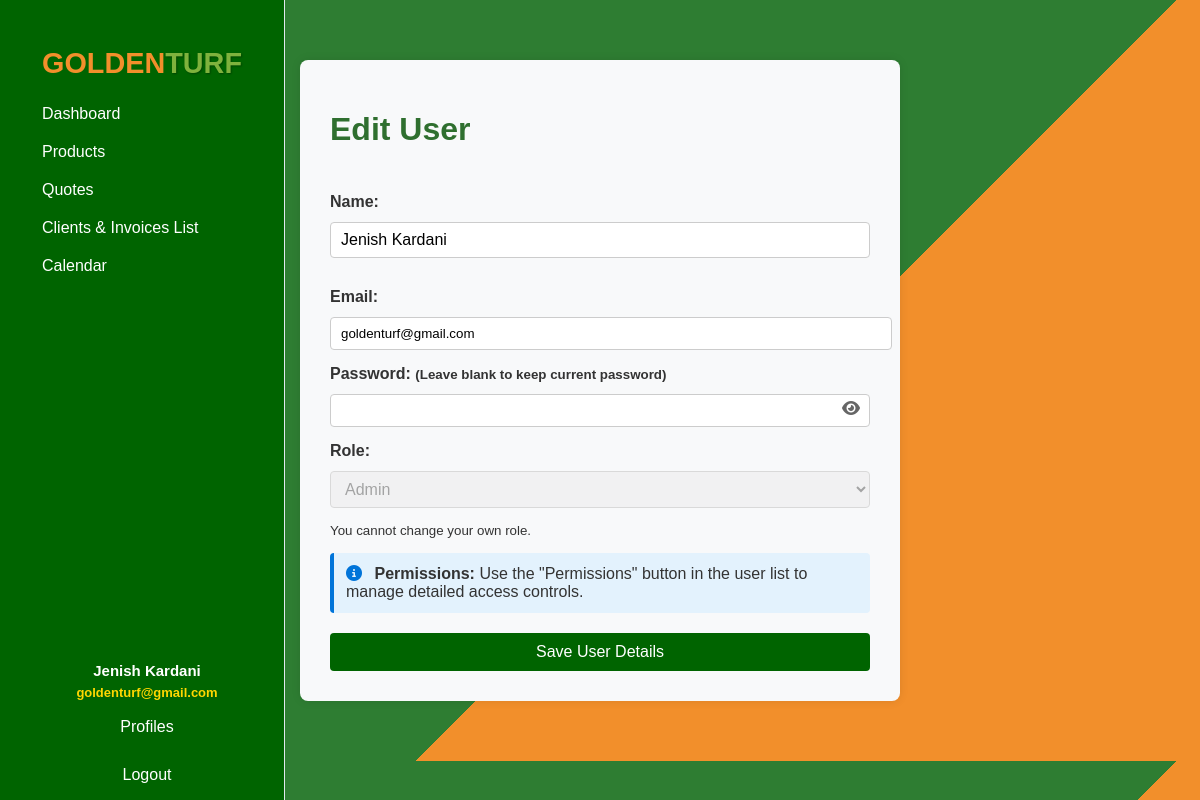
The app's page /edit_user/1 (signed in) with its own data.
### tables this page shows
CREATE TABLE "users" (
                id INTEGER PRIMARY KEY AUTOINCREMENT,
                name TEXT NOT NULL,
                email TEXT NOT NULL UNIQUE,
                password_hash BLOB,
                reset_token TEXT,
                token_expiry TEXT,
                role TEXT DEFAULT 'user',
                verification_code TEXT,
                permissions TEXT DEFAULT 'dashboard'
            );

### app.py (the view, shortened to what this page needs)
@app.route('/edit_user/<int:user_id>', methods=['GET', 'POST'])
def edit_user(user_id):
    if 'user_id' not in session: return redirect(url_for('login'))
    if not has_permission('profiles'): return render_template('access_restricted.html')
    user = db_exec('SELECT id, name, email, role FROM users WHERE id = ?', (user_id,), 'one')
    if not user: flash('User not found'); return redirect(url_for('profiles'))
    return render_template('edit_user.html', user=user)

### app.py (called while the page is built)
def db_exec(query, params=(), fetch=None):
    conn = sqlite3.connect('users.db')
    c = conn.cursor()
    c.execute(query, params)
    if fetch == 'one': result = c.fetchone()
    elif fetch == 'all': result = c.fetchall()
    else: result = None
    conn.commit()
    conn.close()
    return result

def has_permission(module):
    if 'user_id' not in session: return False
    if session['user_id'] == 1:
        return True
    user = db_exec('SELECT permissions FROM users WHERE id = ?', (session['user_id'],), 'one')
    return user and module in (user[0] or '').split(',')

### templates/edit_user.html (shortened to what this page needs)
<!DOCTYPE html>
<html lang="en">
<head>
    <link rel="stylesheet" href="{{ url_for('static', filename='dashboard.css') }}" />
    <link rel="stylesheet" href="{{ url_for('static', filename='invoice.css') }}" />
    <link rel="stylesheet" href="https://cdnjs.cloudflare.com/ajax/libs/font-awesome/6.4.0/css/all.min.css" />
</head>
<body>
    {% include '_sidebar.html' %}
    <div class="container">
        <h1>Edit User</h1>
        <form method="POST" action="{{ url_for('edit_user', user_id=user[0]) }}">
            <label for="name">Name:</label>
            <input type="text" id="name" name="name" value="{{ user[1] }}" required />
            <label for="email">Email:</label>
            <input type="email" id="email" name="email" value="{{ user[2] }}" required />
            <label for="password">Password: <small>(Leave blank to keep current password)</small></label>
            <div class="password-container">
                <input type="password" id="password" name="password" />
                <i class="fa fa-eye toggle-password" id="togglePassword" title="Show/Hide Password"></i>
            </div>
            <label for="role">Role:</label>
            {% set is_id1 = user[0] == 1 %}
            {% set only_one_admin = user[3] == 'admin' and session['only_one_admin'] %}
            <select id="role" name="role" required {% if user[0] == session['user_id'] or only_one_admin or is_id1 %}disabled{% endif %}>
                <option value="admin" {% if user[3] == 'admin' %}selected{% endif %}>Admin</option>
            </select>
            {% if user[0] == session['user_id'] %}
            <small>You cannot change your own role.</small>
            {% elif is_id1 %}
            <input type="hidden" name="role" value="admin" />
            <small>User ID 1 must always be admin.</small>
            {% elif only_one_admin %}
            <input type="hidden" name="role" value="admin" />
            <small>There must always be at least one admin.</small>
            {% endif %}
            <div style="background: #e3f2fd; padding: 12px; border-radius: 4px; margin-top: 15px; border-left: 4px solid #0074d9;">
                <i class="fas fa-info-circle" style="color: #0074d9; margin-right: 8px;"></i>
                <strong>Permissions:</strong> Use the "Permissions" button in the user list to manage detailed access controls.
            </div>
            <button type="submit">Save User Details</button>
        </form>
    </div>
</body>
</html>

### templates/_sidebar.html (shortened to what this page needs)
<div class="sidebar" style="border-right: 1px solid #e2e8f0; min-width: 220px; max-width: 220px; background: #006400; color: white; height: 100vh; position: fixed;">
    <div style="text-align:center;padding:15px 5px;">
        <div class="sidebar-logo" style="font-weight: 700; font-size: 1.8rem; font-family: 'Eastman Grotesque', Arial, sans-serif;">
            <span style="color: #F28F2B;">GOLDEN</span><span style="color: #7FB23D; text-shadow: 1px 1px 2px rgba(0,0,0,0.3);">TURF</span>
        </div>
    </div>
    <nav class="navbar">
        <a href="{{ url_for('dashboard') }}" style="color: white; font-size: 16px; text-decoration: none; display: block; padding: 10px;">Dashboard</a>
        <div class="nav-dropdown">
            <a href="#" class="dropbtn" style="color: white; font-size: 16px; text-decoration: none; display: block; padding: 10px;">Products</a>
        </div>
        <a href="{{ url_for('quotes') }}" style="color: white; font-size: 16px; text-decoration: none; display: block; padding: 10px;">Quotes</a>
        <a href="{{ url_for('payments') }}" style="color: white; font-size: 16px; text-decoration: none; display: block; padding: 10px;">Clients &amp; Invoices List</a>
        <a href="{{ url_for('calendar') }}" style="color: white; font-size: 16px; text-decoration: none; display: block; padding: 10px;">Calendar</a>
        <div style="position: absolute; bottom: 70px; left: 5px; width: 100%; text-align: center;">
            <div style="color: #fff; font-weight: 600; margin-bottom: 6px;">
                <span style="font-size: 15px;">{{ session.get('user_name', 'Unknown') }}</span>
                {% if session.get('user_email') %}
                <br><span style="font-size: 13px; color: #ffd700;">{{ session.get('user_email') }}</span>
                {% endif %}
            </div>
            <a href="{{ url_for('profiles') }}" style="color: white; font-size: 16px; text-decoration: none; display: block; padding: 10px; margin-bottom: 10px;">Profiles</a>
            <a href="{{ url_for('logout') }}" style="color: white; font-size: 16px; text-decoration: none; display: block; padding: 10px;">Logout</a>
        </div>
    </nav>
</div>

### static/dashboard.css (style rules this page uses)
body { font-family: Arial, sans-serif; margin: 0; background-color: #f9f9f9; color: #333; }
.sidebar { width: 220px; background-color: #006400; color: white; height: 100vh; position: fixed; top: 0; left: 0; padding: 2rem; border-right: 2px solid #e2e8f0; font-size: 18px; transition: background-color 0.3s ease; z-index: 100; box-shadow: none; margin: 0; overflow: hidden; }
.sidebar nav a[href$="payments"]::after { content: ""; font-size: inherit; color: inherit; margin-left: 0; }
.nav-dropdown { position: relative; display: block; }
.dropbtn { color: white; padding: 12px 20px; text-decoration: none; font-size: 18px; font-weight: normal; display: block; }
h1 { color: #2f6f2f; margin-bottom: 30px; }
.container { margin-left: 220px; padding: 2rem; width: calc(100vw - 220px); box-sizing: border-box; }

### static/invoice.css (style rules this page uses)
body { font-family: Arial, sans-serif; background: linear-gradient(135deg, #2e7d32 60%, #F28F2B 40%); margin: 0; padding: 20px; color: #333; }
.container { max-width: 900px; margin: 0 auto; background-color: #fff; border-radius: 6px; box-shadow: 0 0 10px rgba(0,0,0,0.1); padding: 30px 40px; }
form { display: flex; flex-direction: column; }
label { display: block; margin-bottom: 6px; font-weight: bold; }
input[type="text"], input[type="number"], select { width: 100%; padding: 8px 10px; margin-bottom: 15px; border: 1px solid #ccc; border-radius: 4px; box-sizing: border-box; font-size: 1rem; }
button { background-color: #4CAF50; color: white; border: none; padding: 12px 25px; font-size: 1rem; border-radius: 4px; cursor: pointer; transition: background-color 0.3s ease; }

### templates/edit_user.html (style rules this page uses)
.password-container { position: relative; display: flex; align-items: center; }
.password-container input { flex: 1; padding-right: 40px; }
.password-container .toggle-password { position: absolute; right: 10px; cursor: pointer; color: #666; font-size: 16px; z-index: 10; }
.container { max-width: 600px; margin: 40px auto 40px 280px; padding: 30px; background-color: #f8f9fa; border-radius: 8px; box-shadow: 0 0 10px rgba(0,0,0,0.1); }
label { display: block; margin-top: 15px; font-weight: bold; }
input, select { width: 100%; padding: 8px 10px; margin-top: 5px; border: 1px solid #ccc; border-radius: 4px; }
button { margin-top: 20px; padding: 10px 15px; background-color: #006400; color: white; border: none; border-radius: 4px; cursor: pointer; }

### records on screen
users: get "Jenish Kardani", get "goldenturf@gmail.com", name "Jenish Kardani", email "goldenturf@gmail.com", role "Admin"
